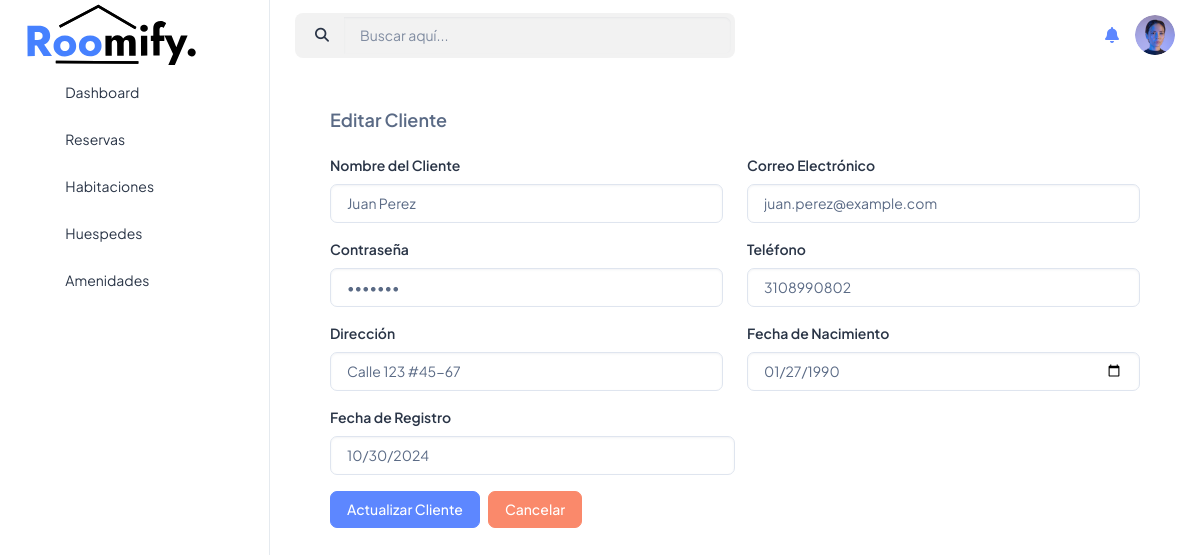
Screenshot of /programas/huespedes/editar.php?id=1 with the database file from the repository.
### tables this page shows
CREATE TABLE `clientes` (
  `id_cliente` int(11) NOT NULL,
  `nombre_cliente` varchar(50) DEFAULT NULL,
  `email_cliente` varchar(100) DEFAULT NULL,
  `contrasena_cliente` varchar(200) DEFAULT NULL,
  `telefono_cliente` varchar(15) DEFAULT NULL,
  `direccion_cliente` varchar(100) DEFAULT NULL,
  `fecha_nacimiento_cliente` date DEFAULT NULL,
  `fecha_registro_cliente` date DEFAULT NULL
);

### programas/huespedes/editar.php (the view, shortened to what this page needs)
<?php
include("../../conexion.php");
$id_cliente = $_GET['id'];
$sentencia = $conexion->prepare("SELECT * FROM clientes WHERE id_cliente = :id_cliente");
$sentencia->bindParam(':id_cliente', $id_cliente);
$sentencia->execute();
$cliente = $sentencia->fetch(PDO::FETCH_ASSOC);
?>
<!doctype html>
<html lang="en">
<head>
    <link rel="stylesheet" href="../../assets/css/styles.min.css" />
    <link rel="stylesheet" href="https://cdnjs.cloudflare.com/ajax/libs/font-awesome/6.5.1/css/all.min.css">
</head>
<body>
    <div class="page-wrapper" id="main-wrapper" data-layout="vertical" data-navbarbg="skin6" data-sidebartype="full"
        data-sidebar-position="fixed" data-header-position="fixed">
        <aside class="left-sidebar">
            <div>
                <div class="brand-logo d-flex align-items-center justify-content-between">
                    <a href="./index.html" class="text-nowrap logo-img">
                    <img src="../../assets/images/logos\roomify-logo.svg" width="180" alt="" />
                    </a>
                </div>
                <nav class="sidebar-nav scroll-sidebar" data-simplebar="">
                    <ul id="sidebarnav">
                        <li class="sidebar-item">
                            <a class="sidebar-link" href="./index.html" aria-expanded="false">
                                <span>
                                    <i class="ti ti-layout-dashboard"></i>
                                </span>
                                <span class="hide-menu">Dashboard</span>
                            </a>
                        </li>
                        <li class="sidebar-item">
                            <a class="sidebar-link" href="/" aria-expanded="false">
                                <span>
                                    <i class="ti ti-bookmark"></i>
                                </span>
                                <span class="hide-menu">Reservas</span>
                            </a>
                        </li>
                        <li class="sidebar-item">
                            <a class="sidebar-link" href="../rooms/index.php" aria-expanded="false">
                                <span>
                                    <i class="ti ti-bed"></i>
                                </span>
                                <span class="hide-menu">Habitaciones</span>
                            </a>
                        </li>
                        <li class="sidebar-item">
                            <a class="sidebar-link" href="#" aria-expanded="false">
                                <span>
                                    <i class="ti ti-user"></i>
                                </span>
                                <span class="hide-menu">Huespedes</span>
                            </a>
                        </li>
                        <li class="sidebar-item">
                            <a class="sidebar-link" href="#" aria-expanded="false">
                                <span>
                                    <i class="ti ti-file-check"></i>
                                </span>
                                <span class="hide-menu">Amenidades</span>
                            </a>
                        </li>
                    </ul>
                </nav>
            </div>
        </aside>
        <div class="body-wrapper">
            <header class="app-header">
            <div class="d-flex justify-content-between align-items-center mb-4">
    <div class="search-bar d-flex align-items-center w-50">
        <div class="input-group" style="background-color: #f2f2f2; border-radius: 8px; padding: 4px;">
            <span class="input-group-text bg-transparent border-0">
                <i class="fas fa-search text-dark"></i>
            </span>
            <input type="text" class="form-control border-0 bg-transparent text-dark" placeholder="Buscar aquí...">
        </div>
    </div>
                <nav class="navbar navbar-expand-lg navbar-light">
                    <div class="navbar-collapse justify-content-end px-0" id="navbarNav">
                        <ul class="navbar-nav flex-row ms-auto align-items-center justify-content-end">
        <div class="actions d-flex align-items-center">
            <a href="#" class="me-3">
                <i class="fas fa-bell fs-4"></i>
            </a>
            <a href="#" class="profile-icon">
                <img src="../../assets/images/logos/Ellipse.png" alt="Perfil" class="rounded-circle" width="40">
            </a>
        </div>
    </div>
                    </div>
            </header>
            <div class="container-fluid">
                <div class="container-content">
                <div class="container-fluid">
                <div class="card-body p-4">
    <h5 class="card-title fw-semibold mb-4">Editar Cliente</h5>
    <form action="editar.php?id=<?php echo $cliente['id_cliente']; ?>" method="POST" class="mt-6">
        <div class="d-flex gap-4 mb-3">
            <div class="w-50">
                <label for="nombre_cliente" class="form-label">Nombre del Cliente</label>
                <input type="text" class="form-control" id="nombre_cliente" name="nombre_cliente"
                    value="<?php echo $cliente['nombre_cliente']; ?>" required>
            </div>
            <div class="w-50">
                <label for="email_cliente" class="form-label">Correo Electrónico</label>
                <input type="email" class="form-control" id="email_cliente" name="email_cliente"
                    value="<?php echo $cliente['email_cliente']; ?>" required>
            </div>
        </div>
        <div class="d-flex gap-4 mb-3">
            <div class="w-50">
                <label for="contrasena_cliente" class="form-label">Contraseña</label>
                <input type="password" class="form-control" id="contrasena_cliente" name="contrasena_cliente"
                    value="<?php echo $cliente['contrasena_cliente']; ?>" required>
            </div>
            <div class="w-50">
                <label for="telefono_cliente" class="form-label">Teléfono</label>
                <input type="text" class="form-control" id="telefono_cliente" name="telefono_cliente"
                    value="<?php echo $cliente['telefono_cliente']; ?>" required>
            </div>
        </div>
        <div class="d-flex gap-4 mb-3">
            <div class="w-50">
                <label for="direccion_cliente" class="form-label">Dirección</label>
                <input type="text" class="form-control" id="direccion_cliente" name="direccion_cliente"
                    value="<?php echo $cliente['direccion_cliente']; ?>" required>
            </div>
            <div class="w-50">
                <label for="fecha_nacimiento_cliente" class="form-label">Fecha de Nacimiento</label>
                <input type="date" class="form-control" id="fecha_nacimiento_cliente" name="fecha_nacimiento_cliente"
                    value="<?php echo $cliente['fecha_nacimiento_cliente']; ?>" required>
            </div>
        </div>
        <div class="d-flex gap-4 mb-3">
            <div class="w-50">
                <label for="fecha_registro_cliente" class="form-label">Fecha de Registro</label>
                <input type="date" class="form-control" id="fecha_registro_cliente" name="fecha_registro_cliente"
                    value="<?php echo $cliente['fecha_registro_cliente']; ?>" required readonly>
            </div>
        </div>
        <div class="d-flex gap-2">
            <button type="submit" class="btn btn-primary text-white">Actualizar Cliente</button>
            <button type="button" class="btn btn-danger" onclick="window.location.href='clientes.php';">Cancelar</button>
        </div>
    </form>
</div>
                            </div>
                        </div>
                    </div>
                </div>
            </div>
</body>
</html>

### rows the page displays
clientes: nombre_cliente "Juan Perez", email_cliente "juan.perez@example.com", telefono_cliente "3108990802", direccion_cliente "Calle 123 #45-67", fecha_nacimiento_cliente "01/27/1990", fecha_registro_cliente "10/30/2024"
